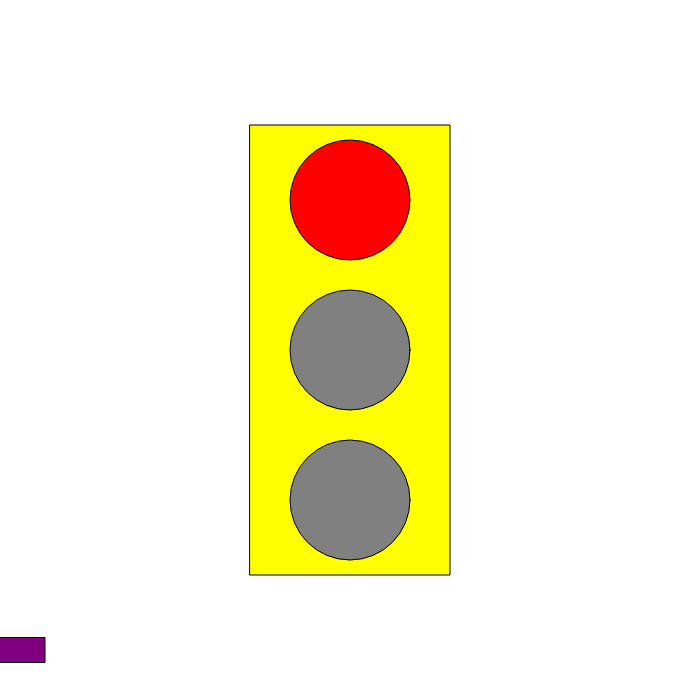
Frame 1 (no input)
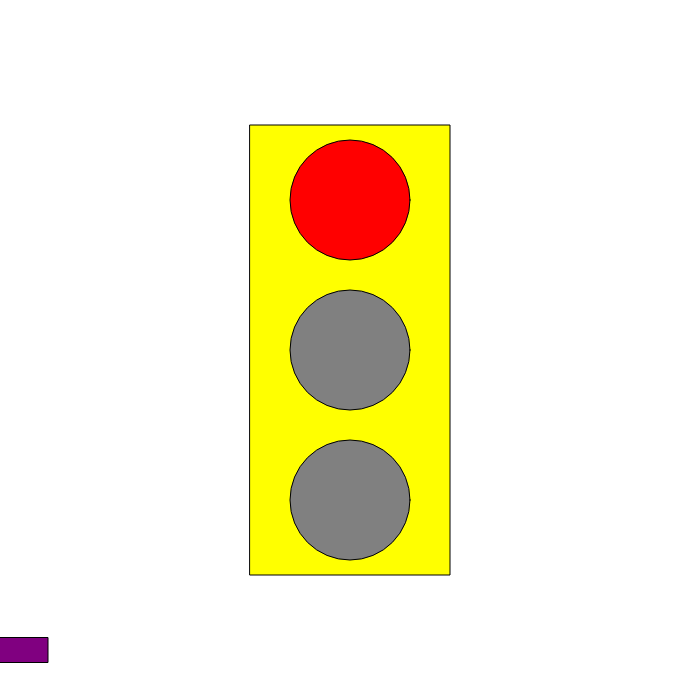
Frame 60 (no input)
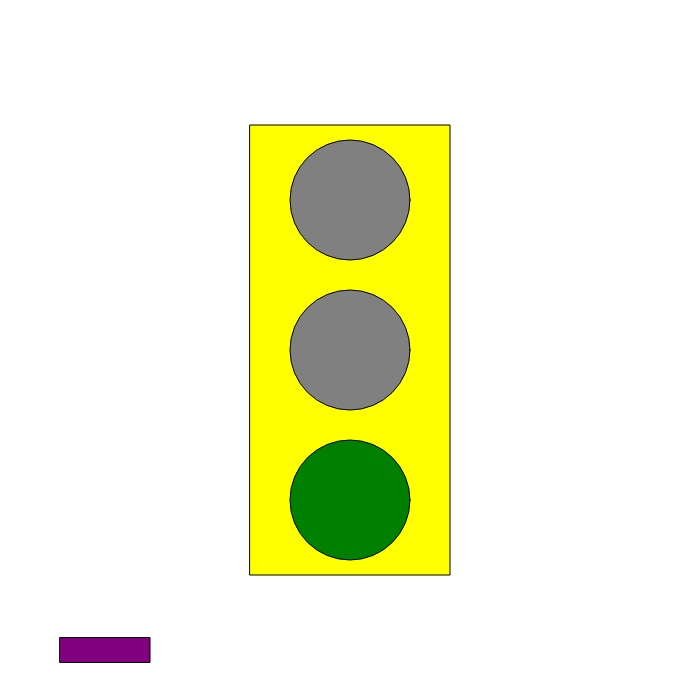
Frame 120 (the mouse pressed at the canvas centre since frame 60)

The p5.js sketch that drew these frames (run headless with seeded random() and noise() and a simulated clock; from frame 60 on, the mouse is pressed at the canvas centre):

// p5.js sketch
// ── sketch.js
let state = 0;
let timer = 0;
let x = 0;
let velocity = 3;

function setup() {
  createCanvas(700,700);
  ellipseMode(CENTER);
  rectMode(CENTER);
}

function draw() {
  background(255);
  fill('yellow');
  rect(width/2, height/2, 200, 450);

  //car
  fill('purple');
  rect(x,650, 90 ,25);
  x = x + velocity;
  if (x > width){
    x = 0;
  }

  switch(state) {

    //red
    case 0:
    // text("state 0",100,100);
    fill('red');
    ellipse(width/2, height/2-150, 120,120);
    fill('grey');
    ellipse(width/2, height/2, 120,120);
    ellipse(width/2, height/2+150, 120,120);
    velocity = 0;
    break;

    //green
    case 1:
    // text("state 1",100,100);
    fill('grey');
    ellipse(width/2, height/2-150, 120,120);
    fill('grey');
    ellipse(width/2, height/2, 120,120);
    fill('green');
    ellipse(width/2, height/2+150, 120,120);
    velocity = 6;
    break;

    //yellow
    case 2:
    // text("state 2",100,100);
    fill('grey');
    ellipse(width/2, height/2-150, 120,120);
    fill('yellow');
    ellipse(width/2, height/2, 120,120);
    fill('grey');
    ellipse(width/2, height/2+150, 120,120);
    velocity = 3;
    break;
  }

  timer = timer + 1;
  if (timer > 100){
    timer = 0;
    state=state + 1;
    if (state > 2){
      state = 0;
    }
  }


}

// function mouseReleased(){
//   state=state + 1;
//   if (state > 2){
//     state = 0;
//   }
// }
